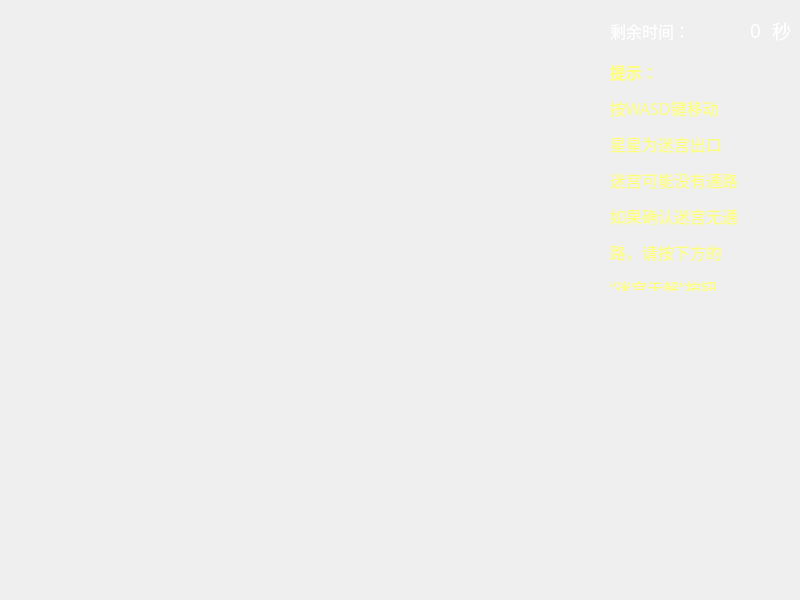
<?xml version="1.0" encoding="UTF-8"?>
<ui version="4.0">
 <class>PlayWindow</class>
 <widget class="QMainWindow" name="PlayWindow">
  <property name="geometry">
   <rect>
    <x>0</x>
    <y>0</y>
    <width>800</width>
    <height>600</height>
   </rect>
  </property>
  <property name="minimumSize">
   <size>
    <width>800</width>
    <height>600</height>
   </size>
  </property>
  <property name="maximumSize">
   <size>
    <width>800</width>
    <height>600</height>
   </size>
  </property>
  <property name="windowTitle">
   <string>闯关中</string>
  </property>
  <property name="windowIcon">
   <iconset resource="res.qrc">
    <normaloff>:/res/destination.jpg</normaloff>:/res/destination.jpg</iconset>
  </property>
  <widget class="QWidget" name="centralwidget">
   <widget class="QLabel" name="label">
    <property name="geometry">
     <rect>
      <x>610</x>
      <y>10</y>
      <width>91</width>
      <height>41</height>
     </rect>
    </property>
    <property name="font">
     <font>
      <family>黑体</family>
      <pointsize>12</pointsize>
     </font>
    </property>
    <property name="styleSheet">
     <string notr="true">color:rgb(255, 255, 255);</string>
    </property>
    <property name="text">
     <string>剩余时间：</string>
    </property>
   </widget>
   <widget class="QLabel" name="timeLabel">
    <property name="geometry">
     <rect>
      <x>710</x>
      <y>10</y>
      <width>51</width>
      <height>41</height>
     </rect>
    </property>
    <property name="font">
     <font>
      <family>黑体</family>
      <pointsize>14</pointsize>
     </font>
    </property>
    <property name="styleSheet">
     <string notr="true">color:rgb(255, 255, 255);</string>
    </property>
    <property name="text">
     <string>0</string>
    </property>
    <property name="alignment">
     <set>Qt::AlignRight|Qt::AlignTrailing|Qt::AlignVCenter</set>
    </property>
   </widget>
   <widget class="QLabel" name="label_2">
    <property name="geometry">
     <rect>
      <x>610</x>
      <y>60</y>
      <width>171</width>
      <height>231</height>
     </rect>
    </property>
    <property name="font">
     <font>
      <family>黑体</family>
      <pointsize>12</pointsize>
     </font>
    </property>
    <property name="styleSheet">
     <string notr="true">color:rgb(255, 255, 127);</string>
    </property>
    <property name="text">
     <string>&lt;html&gt;&lt;head/&gt;&lt;body&gt;&lt;p&gt;&lt;span style=&quot; font-weight:600;&quot;&gt;提示：&lt;/span&gt;&lt;/p&gt;&lt;p&gt;按WASD键移动&lt;/p&gt;&lt;p&gt;星星为迷宫出口&lt;/p&gt;&lt;p&gt;迷宫可能没有通路&lt;/p&gt;&lt;p&gt;如果确认迷宫无通&lt;/p&gt;&lt;p&gt;路，请按下方的&lt;/p&gt;&lt;p&gt;“迷宫无解”按钮&lt;/p&gt;&lt;/body&gt;&lt;/html&gt;</string>
    </property>
   </widget>
   <widget class="QLabel" name="congraLabel">
    <property name="geometry">
     <rect>
      <x>240</x>
      <y>0</y>
      <width>150</width>
      <height>120</height>
     </rect>
    </property>
    <property name="text">
     <string/>
    </property>
    <property name="pixmap">
     <pixmap resource="res.qrc">:/res/succeed.png</pixmap>
    </property>
   </widget>
   <widget class="QLabel" name="label_3">
    <property name="geometry">
     <rect>
      <x>770</x>
      <y>10</y>
      <width>21</width>
      <height>41</height>
     </rect>
    </property>
    <property name="font">
     <font>
      <family>黑体</family>
      <pointsize>14</pointsize>
     </font>
    </property>
    <property name="styleSheet">
     <string notr="true">color:rgb(255, 255, 255);</string>
    </property>
    <property name="text">
     <string>秒</string>
    </property>
    <property name="alignment">
     <set>Qt::AlignRight|Qt::AlignTrailing|Qt::AlignVCenter</set>
    </property>
   </widget>
  </widget>
 </widget>
 <resources>
  <include location="res.qrc"/>
 </resources>
 <connections/>
</ui>
